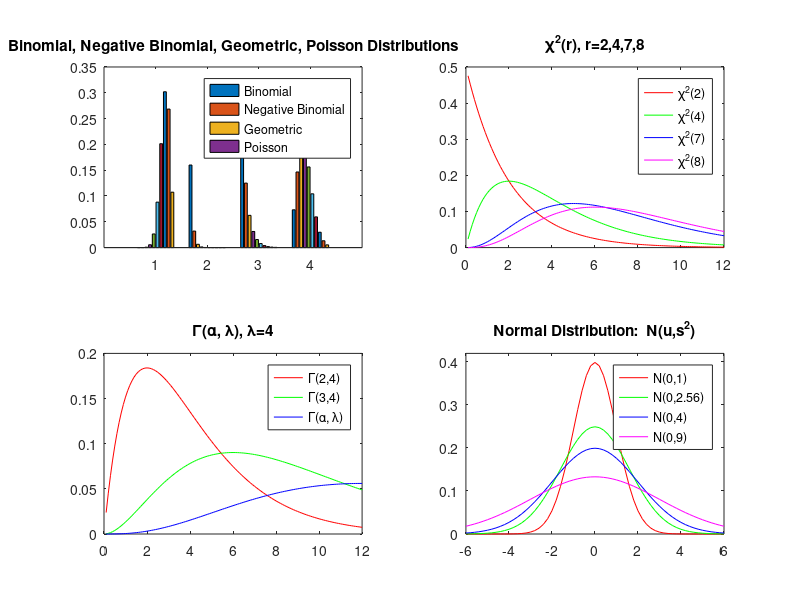

Here is the MATLAB script that generated this plot:
% 
% Matlab - Generating p.d.f. and plot for various distributions
close all
% 1. binopdf(X,n,p), 2. nbinpdf(X,r,p), 3. geopdf(X,p),    4.poisspdf(X,r)
% 5. chi2pdf(X,r),   6. gampdf(X,a,r),  7. normpdf(X,u,s), 8.exppdf(X,t)
% 9. unifpdf(X,a,b)
%
subplot(2,2,1)
X1=1:10;  Y1=binopdf(X1,10,0.8);
X2=1:10;  Y2=nbinpdf(X2,1,0.8);
X3=1:10;  Y3=geopdf(X2,0.5);
X4=1:10;  Y4=poisspdf(X4,4);
Y=[Y1; Y2; Y3; Y4];
bar(Y)
legend('Binomial','Negative Binomial','Geometric','Poisson')
title('Binomial, Negative Binomial, Geometric, Poisson Distributions')
%
% 9. Uniform Distribution
% X1=0:0.01:1;  Y1=unifpdf(X1,0,1);  plot(X1,Y1,'r-'); 
% title('Uniform Distribution U(0,1)')
%
% 5. Chi-Square Distributions
%
subplot(2,2,2)
X5=0.1:0.1:12;
Y5a=chi2pdf(X5,2); Y5b=chi2pdf(X5,4); Y5c=chi2pdf(X5,7); Y5d=chi2pdf(X5,8);
plot(X5,Y5a,'r-',X5,Y5b,'g-',X5,Y5c,'b-',X5,Y5d,'m-'); %axis([0,12, 0,0.3])
legend('\chi^2(2)','\chi^2(4)','\chi^2(7)','\chi^2(8)')
title('\chi^2(r), r=2,4,7,8')
%
% 6. Gamma Distribution
%
subplot(2,2,3)
X6=0.1:0.1:12; t1=2; t2=3; t3=4;
Y6a=gampdf(X6,2,t1); Y6b=gampdf(X6,3,t2); Y6c=gampdf(X6,4,t3);
plot(X6,Y6a,'r-',X6,Y6b,'g-',X6,Y6c,'b-'); %axis([0,12, 0,0.3])
legend('\Gamma(2,4)','\Gamma(3,4)','\Gamma(\alpha, \lambda)')
title('\Gamma(\alpha, \lambda), \lambda=4')
%
% 7. Normal Distribution
%
subplot(2,2,4)
X7=-6:0.2:6;   u=0;  s1=1;  s2=1.6;  s3=2;  s4=3;
Y7a=normpdf(X7,u,s1); Y7b=normpdf(X7,u,s2); Y7c=normpdf(X7,u,s3);
Y7d=normpdf(X7,u,s4);
plot(X7,Y7a,'r-',X7,Y7b,'g-',X7,Y7c,'b-',X7,Y7d,'m-');axis([-6,6, 0,0.42])
legend('N(0,1)','N(0,2.56)','N(0,4)','N(0,9)')
title('Normal Distribution:  N(u,s^2)')
